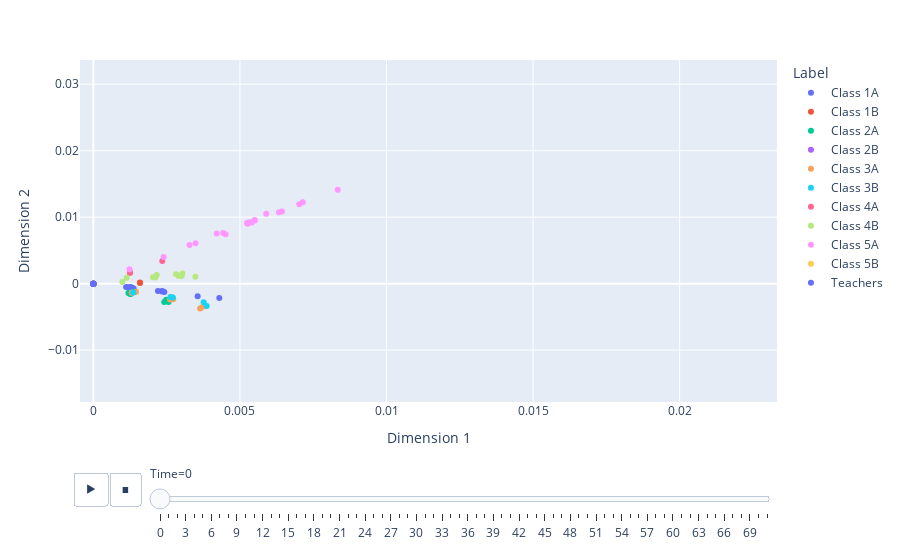

Notebook cell for this chart:
### Markdown cell above
### Quick visualisations

### Code cell
# Quick animation of the embedding
from pyemb.tools import plot_dyn_embedding

plot_dyn_embedding(URLSE_emb, n, T, node_labels)

### Figure 1 — Plotly figure (JSON) as saved in the notebook; plotly's stock layout.template omitted (floating-point values rounded to 4 significant figures)
{"data": [{"hovertemplate": "Label=Class 1A<br>Time=0<br>Dimension 1=%{x}<br>Dimension 2=%{y}<extra></extra>", "legendgroup": "Class 1A", "marker": {"color": "#636efa", "symbol": "circle"}, "mode": "markers", "name": "Class 1A", "orientation": "v", "showlegend": true, "type": "scatter", "x": [0.002341, 0.004296, 0.00127, 0.001277, 5.474e-17, 0.001241, 0.002348, 0.003556, 0.002201, 0.001277, 0.001373, 0.002419, 0.00127, 0.001116, 0.001324, 0.001324, 0.001186, 0.001186, 0, 0, 0, 0, 0], "xaxis": "x", "y": [-0.001171, -0.002154, -0.0006589, -0.0005327, -1.294e-17, -0.0008092, -0.001096, -0.001903, -0.001122, -0.000558, -0.0007375, -0.001274, -0.0006589, -0.0004926, -0.0006464, -0.0006464, -0.0005697, -0.000534, 0, 0, 0, 0, 0], "yaxis": "y"}, {"hovertemplate": "Label=Class 1B<br>Time=0<br>Dimension 1=%{x}<br>Dimension 2=%{y}<extra></extra>", "legendgroup": "Class 1B", "marker": {"color": "#EF553B", "symbol": "circle"}, "mode": "markers", "name": "Class 1B", "orientation": "v", "showlegend": true, "type": "scatter", "x": [0, 0, 0, 0, 0, 0.001589, 0.001589, 0, 0, 0, 0, 0, 0, 0, 0, 0, 0, 0, 0, 0, 0, 0, 0, 0, 0], "xaxis": "x", "y": [0, 0, 0, 0, 0, 0.0001882, 0.0001152, 0, 0, 0, 0, 0, 0, 0, 0, 0, 0, 0, 0, 0, 0, 0, 0, 0, 0], "yaxis": "y"}, {"hovertemplate": "Label=Class 2A<br>Time=0<br>Dimension 1=%{x}<br>Dimension 2=%{y}<extra></extra>", "legendgroup": "Class 2A", "marker": {"color": "#00cc96", "symbol": "circle"}, "mode": "markers", "name": "Class 2A", "orientation": "v", "showlegend": true, "type": "scatter", "x": [0.001223, 0.001263, 0, 0, 0, 0, 0, 0, 0, 0, 0, 0, 0, 0, 0, 0.002563, 0.002482, 0.001223, 0.002418, 0.001263, 0.002488, 0.001195, 0.001411], "xaxis": "x", "y": [-0.001376, -0.001554, 0, 0, 0, 0, 0, 0, 0, 0, 0, 0, 0, 0, 0, -0.002745, -0.002543, -0.001376, -0.002743, -0.001554, -0.002429, -0.001396, -0.001194], "yaxis": "y"}, {"hovertemplate": "Label=Class 2B<br>Time=0<br>Dimension 1=%{x}<br>Dimension 2=%{y}<extra></extra>", "legendgroup": "Class 2B", "marker": {"color": "#ab63fa", "symbol": "circle"}, "mode": "markers", "name": "Class 2B", "orientation": "v", "showlegend": true, "type": "scatter", "x": [0, 0, 0, 0, 0, 0, 0, 0, 0, 0, 0, 0, 0, 0, 0, 0, 0, 0, 0, 0, 0, 0, 0, 0, 0, 0], "xaxis": "x", "y": [0, 0, 0, 0, 0, 0, 0, 0, 0, 0, 0, 0, 0, 0, 0, 0, 0, 0, 0, 0, 0, 0, 0, 0, 0, 0], "yaxis": "y"}, {"hovertemplate": "Label=Class 3A<br>Time=0<br>Dimension 1=%{x}<br>Dimension 2=%{y}<extra></extra>", "legendgroup": "Class 3A", "marker": {"color": "#FFA15A", "symbol": "circle"}, "mode": "markers", "name": "Class 3A", "orientation": "v", "showlegend": true, "type": "scatter", "x": [0.001312, 0, 0.001312, 0.002724, 0, 0, 0, 0.001312, 0.003639, 0, 0, 0.003704, 0.001453, 0, 0, 0, 0.002615, 0, 0, 0, 0, 0, 0], "xaxis": "x", "y": [-0.001371, 0, -0.001371, -0.002353, 0, 0, 0, -0.001371, -0.00373, 0, 0, -0.00355, -0.001252, 0, 0, 0, -0.002389, 0, 0, 0, 0, 0, 0], "yaxis": "y"}, {"hovertemplate": "Label=Class 3B<br>Time=0<br>Dimension 1=%{x}<br>Dimension 2=%{y}<extra></extra>", "legendgroup": "Class 3B", "marker": {"color": "#19d3f3", "symbol": "circle"}, "mode": "markers", "name": "Class 3B", "orientation": "v", "showlegend": true, "type": "scatter", "x": [0, 0, 0, 0.003761, 0.002704, 0, 0, 0, 0, 0, 0, 0, 0.002704, 0, 0, 0.001361, 0.003865, 0.001361, 0, 0.002629, 0, 0], "xaxis": "x", "y": [0, 0, 0, -0.002812, -0.00209, 0, 0, 0, 0, 0, 0, 0, -0.00209, 0, 0, -0.001313, -0.00337, -0.001313, 0, -0.002024, 0, 0], "yaxis": "y"}, {"hovertemplate": "Label=Class 4A<br>Time=0<br>Dimension 1=%{x}<br>Dimension 2=%{y}<extra></extra>", "legendgroup": "Class 4A", "marker": {"color": "#FF6692", "symbol": "circle"}, "mode": "markers", "name": "Class 4A", "orientation": "v", "showlegend": true, "type": "scatter", "x": [0, 0, 0, 0, 0.001249, 0, 0, 0, 0, 0, 0, 0, 0, 0, 0, 0.002352, 0, 0, 0.001249, 0, 0], "xaxis": "x", "y": [0, 0, 0, 0, 0.001622, 0, 0, 0, 0, 0, 0, 0, 0, 0, 0, 0.003407, 0, 0, 0.001622, 0, 0], "yaxis": "y"}, {"hovertemplate": "Label=Class 4B<br>Time=0<br>Dimension 1=%{x}<br>Dimension 2=%{y}<extra></extra>", "legendgroup": "Class 4B", "marker": {"color": "#B6E880", "symbol": "circle"}, "mode": "markers", "name": "Class 4B", "orientation": "v", "showlegend": true, "type": "scatter", "x": [0.003478, 0.0009904, 0, 0.002899, 0.001134, 0.003037, 0.002031, 0.002821, 0, 0, 0, 0, 0, 0, 0, 0, 0.003009, 0.002112, 0, 0, 0.00216, 0, 0], "xaxis": "x", "y": [0.001032, 0.0002433, 0, 0.001182, 0.000878, 0.001516, 0.0009453, 0.001418, 0, 0, 0, 0, 0, 0, 0, 0, 0.001157, 0.0009127, 0, 0, 0.001295, 0, 0], "yaxis": "y"}, {"hovertemplate": "Label=Class 5A<br>Time=0<br>Dimension 1=%{x}<br>Dimension 2=%{y}<extra></extra>", "legendgroup": "Class 5A", "marker": {"color": "#FF97FF", "symbol": "circle"}, "mode": "markers", "name": "Class 5A", "orientation": "v", "showlegend": true, "type": "scatter", "x": [0, 0, 0.00451, 0.005262, 0.008336, 0.005502, 0.006433, 0.005502, 0.007143, 0.004428, 0.001236, 0.007021, 0.003487, 0.002398, 0.005896, 0.004206, 0.003279, 0.005323, 0.005242, 0, 0.0054, 0.006328], "xaxis": "x", "y": [0, 0, 0.007434, 0.009006, 0.01414, 0.009506, 0.01086, 0.009567, 0.01224, 0.007601, 0.002157, 0.01195, 0.006085, 0.004013, 0.01053, 0.007538, 0.005818, 0.009219, 0.009123, 0, 0.009191, 0.01075], "yaxis": "y"}, {"hovertemplate": "Label=Class 5B<br>Time=0<br>Dimension 1=%{x}<br>Dimension 2=%{y}<extra></extra>", "legendgroup": "Class 5B", "marker": {"color": "#FECB52", "symbol": "circle"}, "mode": "markers", "name": "Class 5B", "orientation": "v", "showlegend": true, "type": "scatter", "x": [0, 0, 0, 0, 0, 0, 0, 0, 0, 0, 0, 0, 0, 0, 0, 0, 0, 0, 0, 0, 0, 0, 0, 0], "xaxis": "x", "y": [0, 0, 0, 0, 0, 0, 0, 0, 0, 0, 0, 0, 0, 0, 0, 0, 0, 0, 0, 0, 0, 0, 0, 0], "yaxis": "y"}, {"hovertemplate": "Label=Teachers<br>Time=0<br>Dimension 1=%{x}<br>Dimension 2=%{y}<extra></extra>", "legendgroup": "Teachers", "marker": {"color": "#636efa", "symbol": "circle"}, "mode": "markers", "name": "Teachers", "orientation": "v", "showlegend": true, "type": "scatter", "x": [0, 0, 0, 0, 0, 0, 0, 0, 0, 0], "xaxis": "x", "y": [0, 0, 0, 0, 0, 0, 0, 0, 0, 0], "yaxis": "y"}], "layout": {"legend": {"title": {"text": "Label"}, "tracegroupgap": 0}, "margin": {"t": 60}, "sliders": [{"active": 0, "currentvalue": {"prefix": "Time="}, "len": 0.9, "pad": {"b": 10, "t": 60}, "steps": [{"args": [["0"], {"frame": {"duration": 0, "redraw": false}, "fromcurrent": true, "mode": "immediate", "transition": {"duration": 0, "easing": "linear"}}], "label": "0", "method": "animate"}, {"args": [["1"], {"frame": {"duration": 0, "redraw": false}, "fromcurrent": true, "mode": "immediate", "transition": {"duration": 0, "easing": "linear"}}], "label": "1", "method": "animate"}, {"args": [["2"], {"frame": {"duration": 0, "redraw": false}, "fromcurrent": true, "mode": "immediate", "transition": {"duration": 0, "easing": "linear"}}], "label": "2", "method": "animate"}, {"args": [["3"], {"frame": {"duration": 0, "redraw": false}, "fromcurrent": true, "mode": "immediate", "transition": {"duration": 0, "easing": "linear"}}], "label": "3", "method": "animate"}, {"args": [["4"], {"frame": {"duration": 0, "redraw": false}, "fromcurrent": true, "mode": "immediate", "transition": {"duration": 0, "easing": "linear"}}], "label": "4", "method": "animate"}, {"args": [["5"], {"frame": {"duration": 0, "redraw": false}, "fromcurrent": true, "mode": "immediate", "transition": {"duration": 0, "easing": "linear"}}], "label": "5", "method": "animate"}, {"args": [["6"], {"frame": {"duration": 0, "redraw": false}, "fromcurrent": true, "mode": "immediate", "transition": {"duration": 0, "easing": "linear"}}], "label": "6", "method": "animate"}, {"args": [["7"], {"frame": {"duration": 0, "redraw": false}, "fromcurrent": true, "mode": "immediate", "transition": {"duration": 0, "easing": "linear"}}], "label": "7", "method": "animate"}, {"args": [["8"], {"frame": {"duration": 0, "redraw": false}, "fromcurrent": true, "mode": "immediate", "transition": {"duration": 0, "easing": "linear"}}], "label": "8", "method": "animate"}, {"args": [["9"], {"frame": {"duration": 0, "redraw": false}, "fromcurrent": true, "mode": "immediate", "transition": {"duration": 0, "easing": "linear"}}], "label": "9", "method": "animate"}, {"args": [["10"], {"frame": {"duration": 0, "redraw": false}, "fromcurrent": true, "mode": "immediate", "transition": {"duration": 0, "easing": "linear"}}], "label": "10", "method": "animate"}, {"args": [["11"], {"frame": {"duration": 0, "redraw": false}, "fromcurrent": true, "mode": "immediate", "transition": {"duration": 0, "easing": "linear"}}], "label": "11", "method": "animate"}, {"args": [["12"], {"frame": {"duration": 0, "redraw": false}, "fromcurrent": true, "mode": "immediate", "transition": {"duration": 0, "easing": "linear"}}], "label": "12", "method": "animate"}, {"args": [["13"], {"frame": {"duration": 0, "redraw": false}, "fromcurrent": true, "mode": "immediate", "transition": {"duration": 0, "easing": "linear"}}], "label": "13", "method": "animate"}, {"args": [["14"], {"frame": {"duration": 0, "redraw": false}, "fromcurrent": true, "mode": "immediate", "transition": {"duration": 0, "easing": "linear"}}], "label": "14", "method": "animate"}, {"args": [["15"], {"frame": {"duration": 0, "redraw": false}, "fromcurrent": true, "mode": "immediate", "transition": {"duration": 0, "easing": "linear"}}], "label": "15", "method": "animate"}, {"args": [["16"], {"frame": {"duration": 0, "redraw": false}, "fromcurrent": true, "mode": "immediate", "transition": {"duration": 0, "easing": "linear"}}], "label": "16", "method": "animate"}, {"args": [["17"], {"frame": {"duration": 0, "redraw": false}, "fromcurrent": true, "mode": "immediate", "transition": {"duration": 0, "easing": "linear"}}], "label": "17", "method": "animate"}, {"args": [["18"], {"frame": {"duration": 0, "redraw": false}, "fromcurrent": true, "mode": "immediate", "transition": {"duration": 0, "easing": "linear"}}], "label": "18", "method": "animate"}, {"args": [["19"], {"frame": {"duration": 0, "redraw": false}, "fromcurrent": true, "mode": "immediate", "transition": {"duration": 0, "easing": "linear"}}], "label": "19", "method": "animate"}, {"args": [["20"], {"frame": {"duration": 0, "redraw": false}, "fromcurrent": true, "mode": "immediate", "transition": {"duration": 0, "easing": "linear"}}], "label": "20", "method": "animate"}, {"args": [["21"], {"frame": {"duration": 0, "redraw": false}, "fromcurrent": true, "mode": "immediate", "transition": {"duration": 0, "easing": "linear"}}], "label": "21", "method": "animate"}, {"args": [["22"], {"frame": {"duration": 0, "redraw": false}, "fromcurrent": true, "mode": "immediate", "transition": {"duration": 0, "easing": "linear"}}], "label": "22", "method": "animate"}, {"args": [["23"], {"frame": {"duration": 0, "redraw": false}, "fromcurrent": true, "mode": "immediate", "transition": {"duration": 0, "easing": "linear"}}], "label": "23", "method": "animate"}, {"args": [["24"], {"frame": {"duration": 0, "redraw": false}, "fromcurrent": true, "mode": "immediate", "transition": {"duration": 0, "easing": "linear"}}], "label": "24", "method": "animate"}, {"args": [["25"], {"frame": {"duration": 0, "redraw": false}, "fromcurrent": true, "mode": "immediate", "transition": {"duration": 0, "easing": "linear"}}], "label": "25", "method": "animate"}, {"args": [["26"], {"frame": {"duration": 0, "redraw": false}, "fromcurrent": true, "mode": "immediate", "transition": {"duration": 0, "easing": "linear"}}], "label": "26", "method": "animate"}, {"args": [["27"], {"frame": {"duration": 0, "redraw": false}, "fromcurrent": true, "mode": "immediate", "transition": {"duration": 0, "easing": "linear"}}], "label": "27", "method": "animate"}, {"args": [["28"], {"frame": {"duration": 0, "redraw": false}, "fromcurrent": true, "mode": "immediate", "transition": {"duration": 0, "easing": "linear"}}], "label": "28", "method": "animate"}, {"args": [["29"], {"frame": {"duration": 0, "redraw": false}, "fromcurrent": true, "mode": "immediate", "transition": {"duration": 0, "easing": "linear"}}], "label": "29", "method": "animate"}, {"args": [["30"], {"frame": {"duration": 0, "redraw": false}, "fromcurrent": true, "mode": "immediate", "transition": {"duration": 0, "easing": "linear"}}], "label": "30", "method": "animate"}, {"args": [["31"], {"frame": {"duration": 0, "redraw": false}, "fromcurrent": true, "mode": "immediate", "transition": {"duration": 0, "easing": "linear"}}], "label": "31", "method": "animate"}, {"args": [["32"], {"frame": {"duration": 0, "redraw": false}, "fromcurrent": true, "mode": "immediate", "transition": {"duration": 0, "easing": "linear"}}], "label": "32", "method": "animate"}, {"args": [["33"], {"frame": {"duration": 0, "redraw": false}, "fromcurrent": true, "mode": "immediate", "transition": {"duration": 0, "easing": "linear"}}], "label": "33", "method": "animate"}, {"args": [["34"], {"frame": {"duration": 0, "redraw": false}, "fromcurrent": true, "mode": "immediate", "transition": {"duration": 0, "easing": "linear"}}], "label": "34", "method": "animate"}, {"args": [["35"], {"frame": {"duration": 0, "redraw": false}, "fromcurrent": true, "mode": "immediate", "transition": {"duration": 0, "easing": "linear"}}], "label": "35", "method": "animate"}, {"args": [["36"], {"frame": {"duration": 0, "redraw": false}, "fromcurrent": true, "mode": "immediate", "transition": {"duration": 0, "easing": "linear"}}], "label": "36", "method": "animate"}, {"args": [["37"], {"frame": {"duration": 0, "redraw": false}, "fromcurrent": true, "mode": "immediate", "transition": {"duration": 0, "easing": "linear"}}], "label": "37", "method": "animate"}, {"args": [["38"], {"frame": {"duration": 0, "redraw": false}, "fromcurrent": true, "mode": "immediate", "transition": {"duration": 0, "easing": "linear"}}], "label": "38", "method": "animate"}, {"args": [["39"], {"frame": {"duration": 0, "redraw": false}, "fromcurrent": true, "mode": "immediate", "transition": {"duration": 0, "easing": "linear"}}], "label": "39", "method": "animate"}, {"args": [["40"], {"frame": {"duration": 0, "redraw": false}, "fromcurrent": true, "mode": "immediate", "transition": {"duration": 0, "easing": "linear"}}], "label": "40", "method": "animate"}, {"args": [["41"], {"frame": {"duration": 0, "redraw": false}, "fromcurrent": true, "mode": "immediate", "transition": {"duration": 0, "easing": "linear"}}], "label": "41", "method": "animate"}, {"args": [["42"], {"frame": {"duration": 0, "redraw": false}, "fromcurrent": true, "mode": "immediate", "transition": {"duration": 0, "easing": "linear"}}], "label": "42", "method": "animate"}, {"args": [["43"], {"frame": {"duration": 0, "redraw": false}, "fromcurrent": true, "mode": "immediate", "transition": {"duration": 0, "easing": "linear"}}], "label": "43", "method": "animate"}, {"args": [["44"], {"frame": {"duration": 0, "redraw": false}, "fromcurrent": true, "mode": "immediate", "transition": {"duration": 0, "easing": "linear"}}], "label": "44", "method": "animate"}, {"args": [["45"], {"frame": {"duration": 0, "redraw": false}, "fromcurrent": true, "mode": "immediate", "transition": {"duration": 0, "easing": "linear"}}], "label": "45", "method": "animate"}, {"args": [["46"], {"frame": {"duration": 0, "redraw": false}, "fromcurrent": true, "mode": "immediate", "transition": {"duration": 0, "easing": "linear"}}], "label": "46", "method": "animate"}, {"args": [["47"], {"frame": {"duration": 0, "redraw": false}, "fromcurrent": true, "mode": "immediate", "transition": {"duration": 0, "easing": "linear"}}], "label": "47", "method": "animate"}, {"args": [["48"], {"frame": {"duration": 0, "redraw": false}, "fromcurrent": true, "mode": "immediate", "transition": {"duration": 0, "easing": "linear"}}], "label": "48", "method": "animate"}, {"args": [["49"], {"frame": {"duration": 0, "redraw": false}, "fromcurrent": true, "mode": "immediate", "transition": {"duration": 0, "easing": "linear"}}], "label": "49", "method": "animate"}, {"args": [["50"], {"frame": {"duration": 0, "redraw": false}, "fromcurrent": true, "mode": "immediate", "transition": {"duration": 0, "easing": "linear"}}], "label": "50", "method": "animate"}, {"args": [["51"], {"frame": {"duration": 0, "redraw": false}, "fromcurrent": true, "mode": "immediate", "transition": {"duration": 0, "easing": "linear"}}], "label": "51", "method": "animate"}, {"args": [["52"], {"frame": {"duration": 0, "redraw": false}, "fromcurrent": true, "mode": "immediate", "transition": {"duration": 0, "easing": "linear"}}], "label": "52", "method": "animate"}, {"args": [["53"], {"frame": {"duration": 0, "redraw": false}, "fromcurrent": true, "mode": "immediate", "transition": {"duration": 0, "easing": "linear"}}], "label": "53", "method": "animate"}, {"args": [["54"], {"frame": {"duration": 0, "redraw": false}, "fromcurrent": true, "mode": "immediate", "transition": {"duration": 0, "easing": "linear"}}], "label": "54", "method": "animate"}, {"args": [["55"], {"frame": {"duration": 0, "redraw": false}, "fromcurrent": true, "mode": "immediate", "transition": {"duration": 0, "easing": "linear"}}], "label": "55", "method": "animate"}, {"args": [["56"], {"frame": {"duration": 0, "redraw": false}, "fromcurrent": true, "mode": "immediate", "transition": {"duration": 0, "easing": "linear"}}], "label": "56", "method": "animate"}, {"args": [["57"], {"frame": {"duration": 0, "redraw": false}, "fromcurrent": true, "mode": "immediate", "transition": {"duration": 0, "easing": "linear"}}], "label": "57", "method": "animate"}, {"args": [["58"], {"frame": {"duration": 0, "redraw": false}, "fromcurrent": true, "mode": "immediate", "transition": {"duration": 0, "easing": "linear"}}], "label": "58", "method": "animate"}, {"args": [["59"], {"frame": {"duration": 0, "redraw": false}, "fromcurrent": true, "mode": "immediate", "transition": {"duration": 0, "easing": "linear"}}], "label": "59", "method": "animate"}, {"args": [["60"], {"frame": {"duration": 0, "redraw": false}, "fromcurrent": true, "mode": "immediate", "transition": {"duration": 0, "easing": "linear"}}], "label": "60", "method": "animate"}, {"args": [["61"], {"frame": {"duration": 0, "redraw": false}, "fromcurrent": true, "mode": "immediate", "transition": {"duration": 0, "easing": "linear"}}], "label": "61", "method": "animate"}, {"args": [["62"], {"frame": {"duration": 0, "redraw": false}, "fromcurrent": true, "mode": "immediate", "transition": {"duration": 0, "easing": "linear"}}], "label": "62", "method": "animate"}, {"args": [["63"], {"frame": {"duration": 0, "redraw": false}, "fromcurrent": true, "mode": "immediate", "transition": {"duration": 0, "easing": "linear"}}], "label": "63", "method": "animate"}, {"args": [["64"], {"frame": {"duration": 0, "redraw": false}, "fromcurrent": true, "mode": "immediate", "transition": {"duration": 0, "easing": "linear"}}], "label": "64", "method": "animate"}, {"args": [["65"], {"frame": {"duration": 0, "redraw": false}, "fromcurrent": true, "mode": "immediate", "transition": {"duration": 0, "easing": "linear"}}], "label": "65", "method": "animate"}, {"args": [["66"], {"frame": {"duration": 0, "redraw": false}, "fromcurrent": true, "mode": "immediate", "transition": {"duration": 0, "easing": "linear"}}], "label": "66", "method": "animate"}, {"args": [["67"], {"frame": {"duration": 0, "redraw": false}, "fromcurrent": true, "mode": "immediate", "transition": {"duration": 0, "easing": "linear"}}], "label": "67", "method": "animate"}, {"args": [["68"], {"frame": {"duration": 0, "redraw": false}, "fromcurrent": true, "mode": "immediate", "transition": {"duration": 0, "easing": "linear"}}], "label": "68", "method": "animate"}, {"args": [["69"], {"frame": {"duration": 0, "redraw": false}, "fromcurrent": true, "mode": "immediate", "transition": {"duration": 0, "easing": "linear"}}], "label": "69", "method": "animate"}, {"args": [["70"], {"frame": {"duration": 0, "redraw": false}, "fromcurrent": true, "mode": "immediate", "transition": {"duration": 0, "easing": "linear"}}], "label": "70", "method": "animate"}, {"args": [["71"], {"frame": {"duration": 0, "redraw": false}, "fromcurrent": true, "mode": "immediate", "transition": {"duration": 0, "easing": "linear"}}], "label": "71", "method": "animate"}], "x": 0.1, "xanchor": "left", "y": 0, "yanchor": "top"}], "updatemenus": [{"buttons": [{"args": [null, {"frame": {"duration": 500, "redraw": false}, "fromcurrent": true, "mode": "immediate", "transition": {"duration": 500, "easing": "linear"}}], "label": "&#9654;", "method": "animate"}, {"args": [[null], {"frame": {"duration": 0, "redraw": false}, "fromcurrent": true, "mode": "immediate", "transition": {"duration": 0, "easing": "linear"}}], "label": "&#9724;", "method": "animate"}], "direction": "left", "pad": {"r": 10, "t": 70}, "showactive": false, "type": "buttons", "x": 0.1, "xanchor": "right", "y": 0, "yanchor": "top"}], "xaxis": {"anchor": "y", "domain": [0, 1], "range": [-0.0004573, 0.02332], "title": {"text": "Dimension 1"}}, "yaxis": {"anchor": "x", "domain": [0, 1], "range": [-0.0178, 0.03364], "title": {"text": "Dimension 2"}}}}
